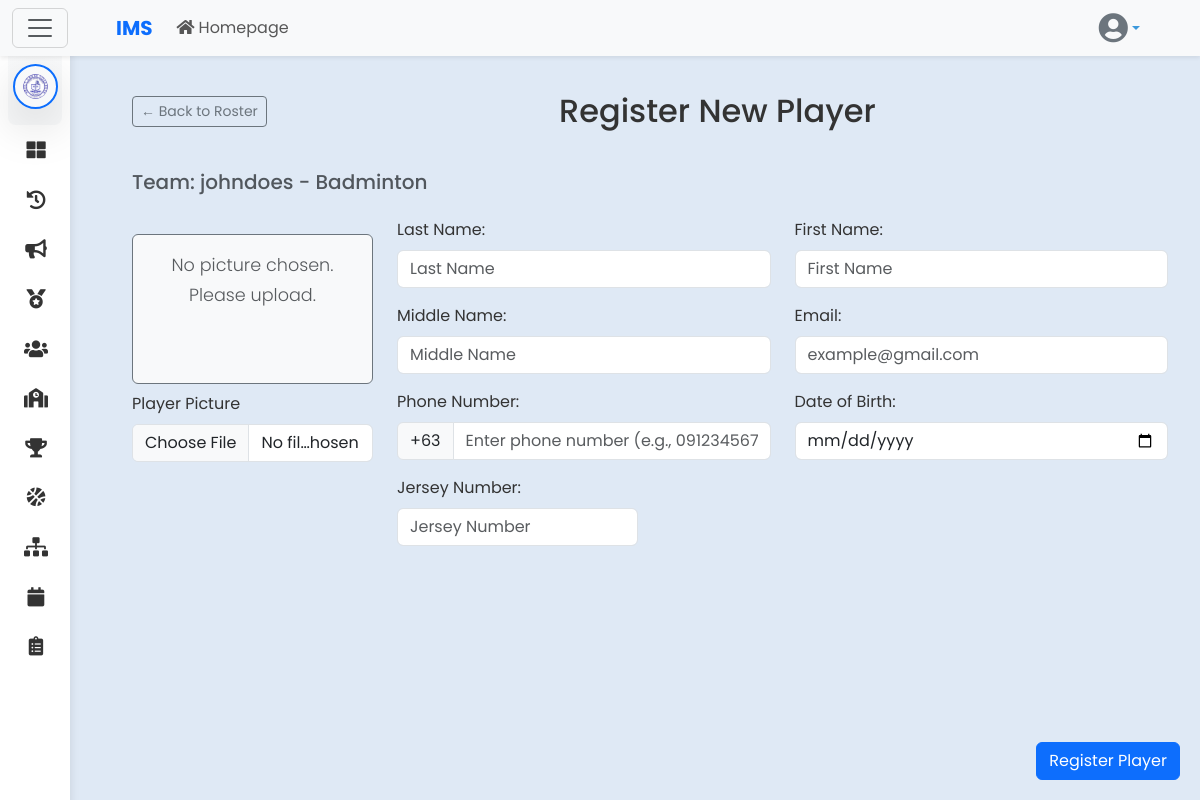
/player/player_registration.php?team_id=512&grade_section_course_id=105 (signed in), run on the app's committed database.
### tables this page shows
CREATE TABLE `schools` (
  `school_id` int(11) NOT NULL,
  `logo` varchar(255) DEFAULT NULL,
  `school_name` varchar(255) NOT NULL,
  `school_code` varchar(50) NOT NULL,
  `address` text DEFAULT NULL,
  `created_at` timestamp NOT NULL DEFAULT current_timestamp(),
  `updated_at` timestamp NOT NULL DEFAULT current_timestamp() ON UPDATE current_timestamp()
);

CREATE TABLE `teams` (
  `team_id` int(11) NOT NULL,
  `team_name` varchar(255) NOT NULL,
  `game_id` int(11) NOT NULL,
  `created_at` timestamp NOT NULL DEFAULT current_timestamp(),
  `grade_section_course_id` int(11) DEFAULT NULL,
  `wins` int(11) DEFAULT 0,
  `losses` int(11) DEFAULT 0
);

### player/player_registration.php (the view, shortened to what this page needs)
<?php
$conn = con();
$role = $_SESSION['role'];
$team_id = intval($_GET['team_id']);
$grade_section_course_id = isset($_GET['grade_section_course_id']) ? intval($_GET['grade_section_course_id']) : null;
$sql = "SELECT t.team_name, g.category AS game_category, g.game_name
        FROM teams t
        JOIN games g ON t.game_id = g.game_id
        WHERE t.team_id = ?";
$stmt = $conn->prepare($sql);
$stmt->bind_param("i", $team_id);
$stmt->execute();
$result = $stmt->get_result();
$team = $result->fetch_assoc();
include '../navbar/navbar.php';
?>
<!DOCTYPE html>
<html lang="en">
<head>
    <link rel="stylesheet" href="https://cdnjs.cloudflare.com/ajax/libs/font-awesome/5.15.4/css/all.min.css" />
    <link href="https://cdn.jsdelivr.net/npm/bootstrap@5.3.3/dist/css/bootstrap.min.css" rel="stylesheet">
    <link rel="stylesheet" href="../styles/committee.css">
    <link rel="stylesheet" href="../styles/dashboard.css">
</head>
<body>
    <nav>
        <?php if ($role == 'Committee') {
                include '../committee/csidebar.php';
            } else {
                include '../department_admin/sidebar.php';
            } ?>
    </nav>
    <section class="main">
    <div class="container mt-3">
        <div class="d-flex justify-content-between align-items-center mb-3">
            <a href="view_roster.php?team_id=<?= htmlspecialchars($team_id) ?>&grade_section_course_id=<?= htmlspecialchars($grade_section_course_id) ?>" class="btn btn-outline-secondary btn-sm">
                &larr; Back to Roster
            </a>
            <h2 class="mb-0 mx-auto">Register New Player</h2>
        </div>
        <div class="d-flex justify-content-between mb-3">
            <h5 class="text-muted mt-4">
                Team: <?= htmlspecialchars($team['team_name']) ?>
            </h5>
        </div>
        <form id="playerForm" method="POST" action="register_player_process.php?grade_section_course_id=<?= htmlspecialchars($grade_section_course_id) ?>" enctype="multipart/form-data">
            <div class="row mb-3 align-items-start">
                <div class="col-md-3">
                    <div class="mt-3 text-center border border-secondary rounded p-2" style="min-height: 150px; background-color: #f8f9fa;">
                        <p class="mt-2 text-muted" id="previewText" style="display: block;">No picture chosen. Please upload.</p>
                    </div>
                    <label for="picture" class="form-label mt-2">Player Picture</label>
                    <input type="file" class="form-control" id="picture" name="picture" accept="image/*" onchange="previewImage(event)">
                </div>
                <div class="col-md-9">
                    <div class="row mb-3">
                        <div class="col">
                            <label for="player_lastname" class="form-label">Last Name:</label>
                            <input type="text" class="form-control" id="player_lastname" name="player_lastname" placeholder="Last Name" required>
                        </div>
                        <div class="col">
                            <label for="player_firstname" class="form-label">First Name:</label>
                            <input type="text" class="form-control" id="player_firstname" name="player_firstname" placeholder="First Name" required>
                        </div>
                    </div>
                    <div class="row mb-3">
                        <div class="col">
                            <label for="player_middlename" class="form-label">Middle Name:</label>
                            <input type="text" class="form-control" id="player_middlename" name="player_middlename" placeholder="Middle Name">
                        </div>
                        <div class="col">
                            <label for="email" class="form-label">Email:</label>
                            <input type="email" class="form-control" id="email" name="email" placeholder="example@gmail.com" required>
                        </div>
                    </div>
                    <div class="row mb-3">
                        <div class="col">
                            <label for="phone_number" class="form-label">Phone Number:</label>
                            <div class="input-group">
                                <span class="input-group-text">+63</span>
                                <input type="tel" class="form-control" id="phone_number" name="phone_number" required
                                    pattern="^[0-9]{11}$" maxlength="11" title="Enter 10 digits after +63"
                                    placeholder="Enter phone number (e.g., 09123456789)">
                            </div>
                        </div>
                        <div class="col">
                            <label for="date_of_birth" class="form-label">Date of Birth:</label>
                            <input type="date" class="form-control" id="date_of_birth" name="date_of_birth">
                        </div>
                    </div>
                    <div class="row mb-3">
                        <div class="col-md-4">
                            <label for="jersey_number" class="form-label">Jersey Number:</label>
                            <input type="number" class="form-control" id="jersey_number" name="jersey_number" placeholder="Jersey Number" required min="1" max="99">
                        </div>
                    </div>
                    <button type="submit" class="btn btn-primary" style="position: fixed; bottom: 20px; right: 20px;">Register Player</button>
                </div>
            </form>
        </div>
    </section>
</body>
</html>

### department_admin/sidebar.php (shortened to what this page needs)
<?php
$school_id = $_SESSION['school_id'];
$role = $_SESSION['role'];
$conn = con();
$stmt = $conn->prepare("SELECT logo, school_name FROM schools WHERE school_id = ?");
$stmt->bind_param("i", $school_id);
$stmt->execute();
$result = $stmt->get_result();
$school = $result->fetch_assoc();
?>
<nav id="sidebar" class="mt-0 mt-sm-2 mt-md-3 mt-lg-4 mt-xl-5 overflow-auto">
    <div class="sidebar-header-logo text-center p-3 bg-light bg-gradient rounded-3 mx-2">
        <div class="d-flex justify-content-center align-items-center logo-container">
            <div class="position-relative logo-wrapper">
                <img src="../uploads/logos/<?php echo htmlspecialchars($school['logo']); ?>"
                    alt="<?php echo htmlspecialchars($school['school_name']); ?>"
                    class="img-fluid rounded-circle shadow-lg border border-2 border-primary p-2 logo-image"
                    style="max-width: 110px; height: auto; object-fit: contain;">
            </div>
        </div>
    </div>
    <ul class="list-unstyled components">
        <li class="<?php echo ($current_page == 'admindashboard') ? 'active' : ''; ?>">
            <a href="<?php echo ($role === 'School Admin') ? '../school_admin/schooladmindashboard.php' : '../department_admin/departmentadmindashboard.php'; ?>">
                <i class="fas fa-th-large"></i>
            </a>
        </li>
        <li class="<?php echo ($current_page == 'Logs') ? 'active' : ''; ?>">
            <a href="../user_logs/user_logs.php">
                <i class="fas fa-history"></i>
            </a>
        </li>
        <li class="<?php echo ($current_page == 'adminannouncement') ? 'active' : ''; ?>">
            <a href="../announcements/adminannouncement.php">
                <i class="fas fa-bullhorn"></i>
            </a>
        </li>
        <li class="<?php echo ($current_page == 'pointingsystem') ? 'active' : ''; ?>">
            <a href="../pointing_system/pointing_system.php">
                <i class="fas fa-medal"></i>
            </a>
        </li>
        <li class="nav-item">
            <a href="#usersSubmenu" data-bs-toggle="collapse" aria-expanded="false" class="dropdown-toggle <?php echo ($current_page == 'committeelist') ? 'active' : ''; ?>">
                <i class="fas fa-users"></i>
            </a>
        </li>
        <li class="nav-item">
            <a href="#departmentsSubmenu" data-bs-toggle="collapse" aria-expanded="false" class="dropdown-toggle <?php echo ($current_page == 'departments') ? 'active' : ''; ?>">
                <i class="fas fa-school"></i>
            </a>
        </li>
        <li class="nav-item">
            <a href="../rankings/leaderboards.php" class="<?php echo ($current_page == 'leaderboards') ? 'active' : ''; ?>">
                <i class="fas fa-trophy"></i>
            </a>
        </li>
        <li class="<?php echo ($current_page == 'games') ? 'active' : ''; ?>">
            <a href="../games/games.php">
                <i class="fas fa-basketball-ball"></i>
            </a>
        </li>
        <li class="nav-item">
            <a href="../brackets/admin_brackets.php" class="<?php echo ($current_page == 'Brackets') ? 'active' : ''; ?>">
                <i class="fas fa-sitemap"></i>
            </a>
        </li>
        <li class="nav-item">
            <a href="../schedule/schedule.php" class="<?php echo ($current_page == 'schedule') ? 'active' : ''; ?>">
                <i class="fas fa-calendar"></i>
            </a>
        </li>
        <li class="nav-item">
            <a href="#matchlistSubmenu" data-bs-toggle="collapse" aria-expanded="false" class="dropdown-toggle <?php echo ($current_page == 'matchlist') ? 'active' : ''; ?>">
                <i class="fas fa-clipboard-list"></i>
            </a>
        </li>
    </ul>
</nav>

### styles/committee.css (style rules this page uses)
* { margin: 0; padding: 0; outline: none; border: none; text-decoration: none; box-sizing: border-box; font-family: "Poppins", sans-serif; }
body { background: #dfe9f5 !important; }
.main { margin-left: 100px; padding: 20px; }
h2 { margin-bottom: 20px; }

### styles/dashboard.css (style rules this page uses)
:root { --primary-color: #3C99DC; --secondary-color: #23b788; --accent-color: #DE2C7C; --background-color: #f4f6f9; --sidebar-color: #2C3E50; --sidebar-hover-color: #1A252F; --text-color: #ffffff; --card-bg-color: #ffffff; --card-text-color: #333333; --sidebar-width: 250px; --sidebar-mini-width: 70px; --transition-speed: 0.3s; --body-bg: #f4f6f9; }
body { font-family: 'Poppins', sans-serif; background: var(--background-color); color: var(--card-text-color); margin: 0; padding: 0; overflow-x: hidden; }
p { font-size: 1.1em; font-weight: 300; line-height: 1.7em; }
a { color: var(--primary-color); text-decoration: none; transition: color 0.3s; }
h2 { color: var(--card-text-color); }
html, body { height: 100%; margin: 0; padding: 0; overflow-x: hidden; }
#sidebar { min-width: var(--sidebar-mini-width); max-width: var(--sidebar-mini-width); position: fixed; left: 0; top: 0; z-index: 999; transition: all var(--transition-speed); background: var(--card-bg-color); box-shadow: 0 0 10px rgba(0, 0, 0, 0.1); overflow-y: auto; height: 100vh; padding-bottom: 60px; }
.logo-image { width: 45px; transition: all var(--transition-speed); }
#sidebar ul { padding: 0; margin: 0; list-style: none; }
#sidebar ul li a { padding: 0.8rem 1rem; display: flex; align-items: center; white-space: nowrap; overflow: hidden; color: var(--card-text-color); text-decoration: none; transition: all var(--transition-speed); }
#sidebar ul li a i { min-width: calc(var(--sidebar-mini-width) - 30px); text-align: center; font-size: 1.2rem; margin-right: 0.75rem; }

### data on the page
schools: logo (picture)
teams: team_name "johndoes - Badminton"
